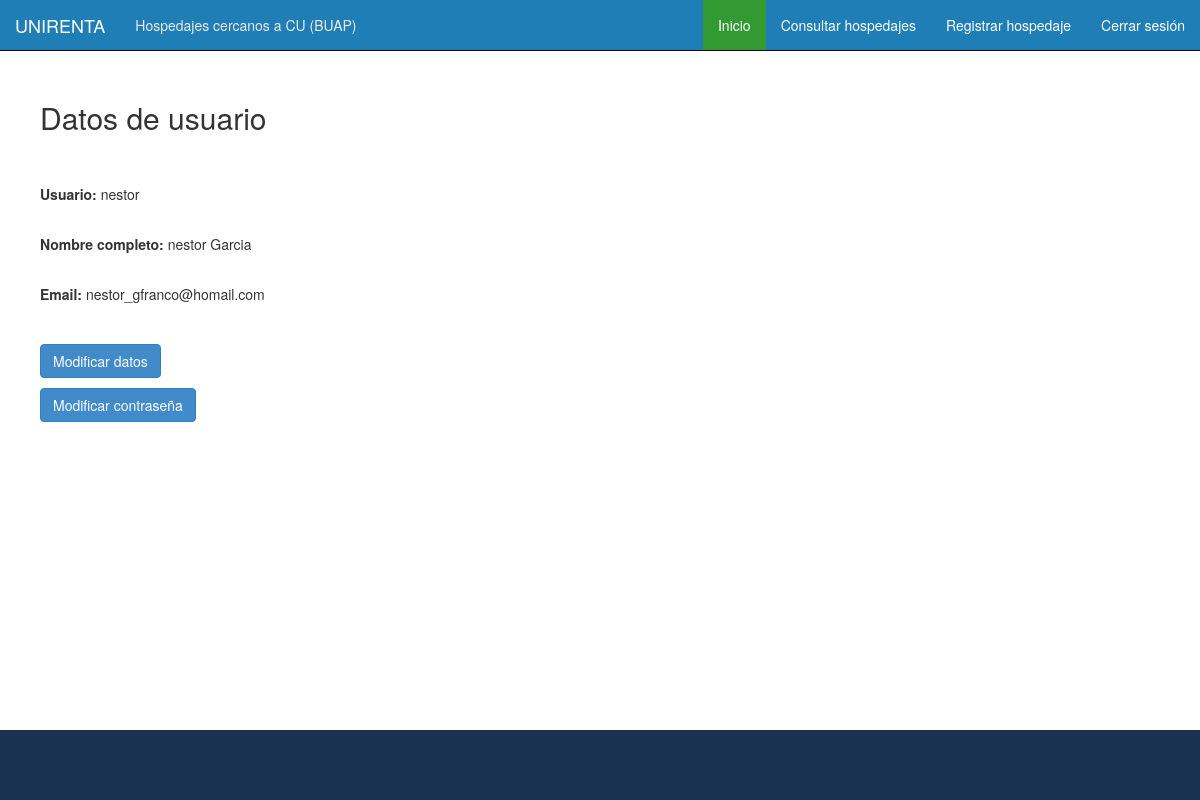
Page /Admin/index.php (signed in) on the committed database.
### tables this page shows
CREATE TABLE IF NOT EXISTS `administradores` (
  `idAdministrador` int(11) NOT NULL AUTO_INCREMENT,
  `usuario` varchar(20) NOT NULL,
  `clave` varchar(40) NOT NULL,
  `idPersona` int(11) NOT NULL,
  PRIMARY KEY (`idAdministrador`),
  KEY `fk_Administradores_Personas1_idx` (`idPersona`)
);

CREATE TABLE IF NOT EXISTS `personas` (
  `idPersona` int(11) NOT NULL AUTO_INCREMENT,
  `nombre` varchar(40) NOT NULL,
  `apellidos` varchar(50) NOT NULL,
  `email` varchar(60) DEFAULT NULL,
  PRIMARY KEY (`idPersona`)
);

### Admin/index.php (the view, shortened to what this page needs)
<!DOCTYPE html>
<html>
  <head>
    <link href="../css/bootstrap.min.css" rel="stylesheet" />
    <link href="../css/style.css" rel="stylesheet" />
    <link href="css/admin.css" rel="stylesheet" />
  </head>
  <?php
	if(!isset($_SESSION['user'])) {
	  header("location:../Login/index.php");
	}
	else {
	  $user = $_SESSION['user'];
	}
  ?>
  <body>
    <nav class="navbar navbar-inverse navbar-static-top">
      <div class="container-fluid">
        <div class="navbar-header">
          <a class="navbar-brand" href="" onClick="window.location.reload()">Unirenta</a>
          <p class="navbar-text">Hospedajes cercanos a CU (BUAP)</p>
        </div>
        <div class="collapse navbar-collapse">
          <ul class="nav navbar-nav navbar-right">
          	<li class="active"><a href="" onClick="window.location.reload()">Inicio</a></li>
            <li><a href="./consulta.php">Consultar hospedajes</a></li>
            <li><a href="./registro.php">Registrar hospedaje</a></li>
            <li><a href="./php/logout.php">Cerrar sesión</a></li>
          </ul>
        </div>
      </div>
    </nav>
    <div class="container">
      <div class="row">
        <?php
          if(isset($_SESSION['user']))
          {
            $content_sql = 'SELECT * FROM administradores WHERE usuario="'.$user.'"';
            $content = mysql_query($content_sql);
            $result = mysql_fetch_array($content);
			$content_sql2 = 'SELECT * FROM personas WHERE idPersona="'.$result['idPersona'].'"';
            $content2 = mysql_query($content_sql2);
            $result2 = mysql_fetch_array($content2);
			echo '<div id="datos" class="col-md-6">';
			  echo '<div id="content">';
		  	    echo '<h2>Datos de usuario</h2><br /><br />';
			    echo '<p><b>Usuario: </b>'.$result['usuario'].'</p> <br />';
			    echo '<p><b>Nombre completo: </b>';
			    if(!empty($result2['nombre']))
			      echo $result2['nombre'].'&nbsp'.$result2['apellidos'].'</p> <br />';
			    else
				  echo '<i>&ltSin datos&gt</i></p> <br />';
			    echo '<p><b>Email: </b>';
			    if(!empty($result2['email']))
				  echo $result2['email'].'</p> <br />';
			    else
				  echo '<i>&ltSin datos&gt</i></p> <br />';
		        echo '<input type="button" class="btn btn-primary" value="Modificar datos" onClick="mostrar(3)" /> <br />';
		        echo '<input type="button" class="btn btn-primary" value="Modificar contraseña" onClick="mostrar(4)" />';
			  echo '</div>';
			echo '</div>';
          }
        ?>
      </div>
    </div>
    <div class="footer">
      <div class="container">
        <p class="text-muted">&nbsp;</p>
      </div>
    </div>
  </body>
</html>

### css/style.css (style rules this page uses)
html { position: relative; min-height: 100%; }
body { margin-bottom: 85px; }
.navbar .container-fluid { border-radius: 0px; background-color: #1F7EB6; }
.navbar .navbar-brand { text-transform: uppercase; color: #FFFFFF; }
.navbar .navbar-text { color: #EAEAEA; }
.navbar-inverse .navbar-nav > li > a { color: #FFFFFF; }
.navbar-inverse .navbar-nav > .active > a, .navbar-inverse .navbar-nav > .active > a:hover { background-color: #339933; }
#content { padding: 10px; }
.footer { position: absolute; bottom: 0; width: 100%; margin-top: 20px; background-color: #1A3151; }
.footer .container { padding: 20px; }
.footer .container .text-muted { color: #BBBBBB; }

### Admin/css/admin.css (style rules this page uses)
#datos [type=button] { margin-top: 10px; }

### rows in the picture
administradores: usuario "nestor"
personas: nombre "nestor", apellidos "Garcia", email "nestor_gfranco@homail.com"
